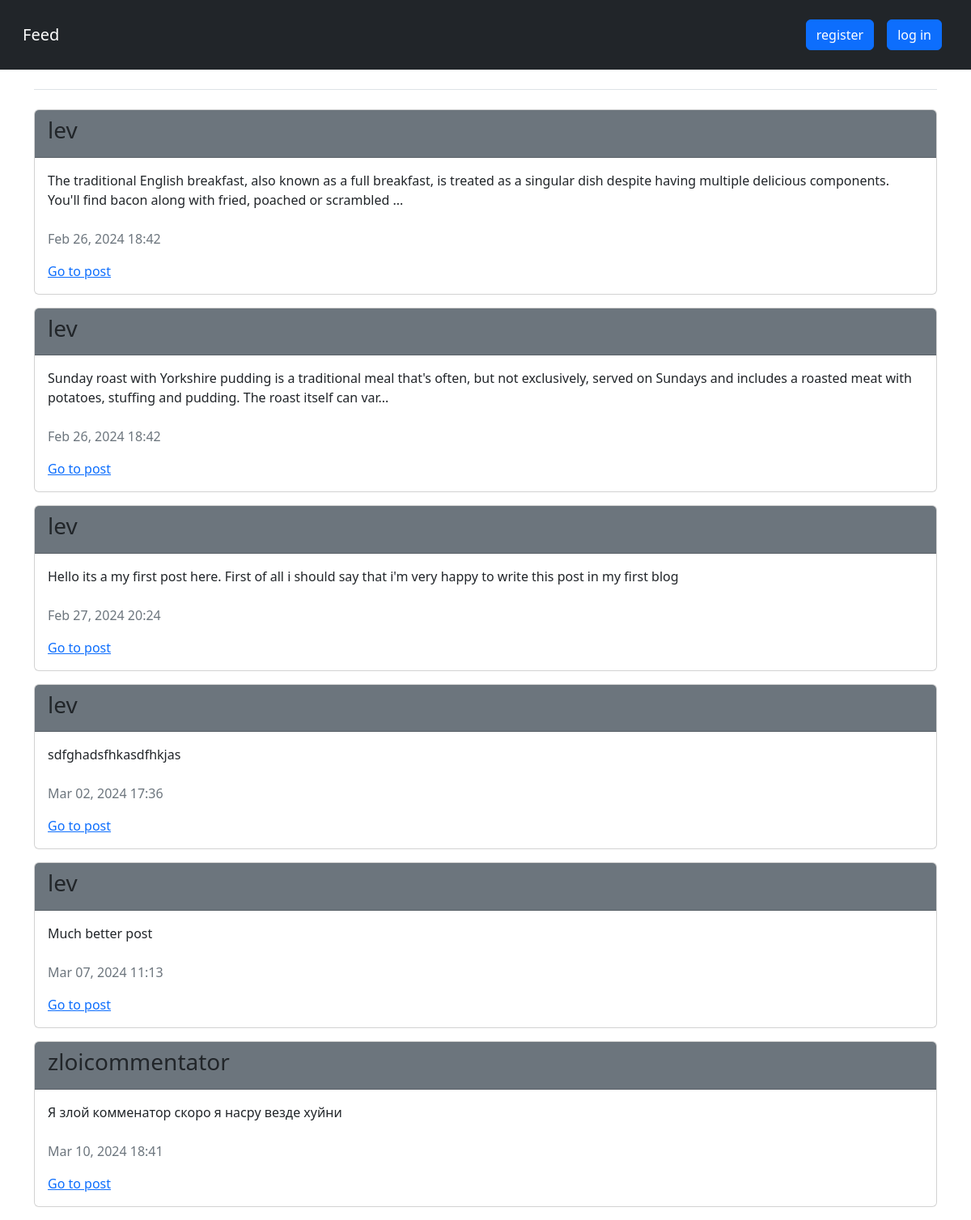
The page / on the database its author committed.
### blogs/models.py (models this page shows)
class Post(models.Model):
    text = models.TextField()
    date_added = models.DateTimeField(auto_now_add=True)
    owner = models.ForeignKey(User, on_delete=models.CASCADE)
    def __str__(self):
        return f'{self.text[:200]}...' if len(self.text) > 200 else self.text

### blogs/views.py (the view)
# urls.py: path('', views.feed, name='feed'),
def feed(request):
    posts = Post.objects.order_by('date_added')
    user = request.user
    context = {'posts': posts, 'user': user}
    return render(request, 'blogs/feed.html', context)

### blogs/templates/blogs/feed.html (shortened to what this page needs)
{%extends "blogs/base.html"%}
{% block content%}
    <div class="my-4 border-bottom"></div>
    {% for post in posts %}
        <div class="card mb-3">
            <div class="card-header bg-secondary light">
                <h3>{{ post.owner.username }}</h3>
            </div>
            <div class="card-body pb-2">
                <p>{{ post }}</p>
            </div>
            <div class="card-bottom ps-3 pb-3">
                <p class="text-secondary">{{ post.date_added|date:'M d, Y H:i' }}</p>
                <a href="{% url 'blogs:post' post.id %}">Go to post</a>
            </div>
        </div>
    {% empty %}
        <p>No post here.</p>
    {% endfor %}
{% endblock content%}

### rows shown on the page
Post: owner.username "lev", text "The traditional English breakfast, also known as a full breakfast, is treated as a singular dish despite having multiple delicious components. You'll find bacon along with fried, poached or scrambled ...", date_added "Feb 26, 2024 18:42"
Post: owner.username "lev", text "Sunday roast with Yorkshire pudding is a traditional meal that's often, but not exclusively, served on Sundays and includes a roasted meat with potatoes, stuffing and pudding. The roast itself can var...", date_added "Feb 26, 2024 18:42"
Post: owner.username "lev", text "Hello its a my first post here. First of all i should say that i'm very happy to write this post in my first blog", date_added "Feb 27, 2024 20:24"
Post: owner.username "lev", text "sdfghadsfhkasdfhkjas", date_added "Mar 02, 2024 17:36"
Post: owner.username "lev", text "Much better post", date_added "Mar 07, 2024 11:13"
Post: owner.username "zloicommentator", text "Я злой комменатор скоро я насру везде хуйни", date_added "Mar 10, 2024 18:41"
